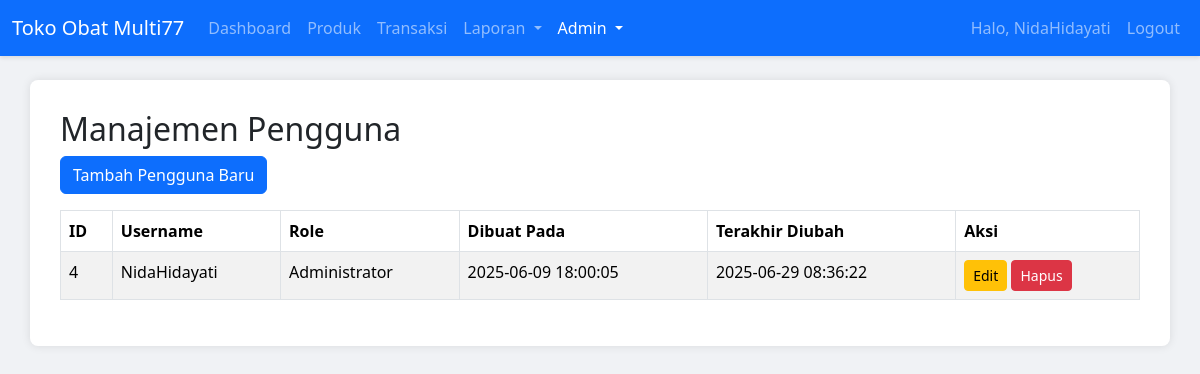
/users.php (signed in), run on the app's committed database.
### tables this page shows
CREATE TABLE `users` (
  `user_id` int(11) NOT NULL,
  `username` varchar(100) NOT NULL,
  `password` varchar(255) NOT NULL,
  `full_name` varchar(200) NOT NULL,
  `email` varchar(100) DEFAULT NULL,
  `phone_number` varchar(20) DEFAULT NULL,
  `address` text DEFAULT NULL,
  `role_id` int(11) NOT NULL,
  `is_active` tinyint(1) DEFAULT 1,
  `created_at` timestamp NOT NULL DEFAULT current_timestamp(),
  `updated_at` timestamp NOT NULL DEFAULT current_timestamp() ON UPDATE current_timestamp()
);

CREATE TABLE `roles` (
  `role_id` int(11) NOT NULL,
  `role_name` varchar(50) NOT NULL,
  `description` text DEFAULT NULL,
  `created_at` timestamp NOT NULL DEFAULT current_timestamp(),
  `updated_at` timestamp NOT NULL DEFAULT current_timestamp() ON UPDATE current_timestamp()
);

### users.php (the view, shortened to what this page needs)
<?php
require_once 'config/database.php';
$sql = "SELECT u.user_id, u.username, r.role_name, u.created_at, u.updated_at
        FROM users u
        JOIN roles r ON u.role_id = r.role_id
        ORDER BY u.username ASC";
$result = $conn->query($sql);
?>
<!DOCTYPE html>
<html lang="en">
<head>
    <link href="https://cdn.jsdelivr.net/npm/bootstrap@5.3.3/dist/css/bootstrap.min.css" rel="stylesheet">
</head>
<body>
    <nav class="navbar navbar-expand-lg navbar-dark bg-primary">
        <div class="container-fluid">
            <a class="navbar-brand" href="dashboard.php">Toko Obat Multi77</a>
            <div class="collapse navbar-collapse" id="navbarNav">
                <ul class="navbar-nav me-auto mb-2 mb-lg-0">
                    <li class="nav-item">
                        <a class="nav-link" href="dashboard.php">Dashboard</a>
                    </li>
                    <li class="nav-item">
                        <a class="nav-link" href="products.php">Produk</a>
                    </li>
                    <li class="nav-item">
                        <a class="nav-link" href="transactions.php">Transaksi</a>
                    </li>
                    <li class="nav-item dropdown">
    <a class="nav-link dropdown-toggle" href="#" id="reportsDropdown" role="button" data-bs-toggle="dropdown" aria-expanded="false">
        Laporan
    </a>
</li>
                    <?php if (isset($_SESSION['role_id']) && $_SESSION['role_id'] == 1): ?>
                    <li class="nav-item dropdown">
                        <a class="nav-link dropdown-toggle active" aria-current="page" href="#" id="navbarDropdown" role="button" data-bs-toggle="dropdown" aria-expanded="false">
                            Admin
                        </a>
                    </li>
                    <?php endif; ?>
                </ul>
                <ul class="navbar-nav">
                    <li class="nav-item">
                        <a class="nav-link" href="#">Halo, <?php echo htmlspecialchars($_SESSION['username']); ?></a>
                    </li>
                    <li class="nav-item">
                        <a class="nav-link" href="logout.php">Logout</a>
                    </li>
                </ul>
            </div>
        </div>
    </nav>
    <div class="container mt-4">
        <h2>Manajemen Pengguna</h2>
        <a href="add_user.php" class="btn btn-primary mb-3">Tambah Pengguna Baru</a>
        <?php if ($result && $result->num_rows > 0): ?>
        <div class="table-responsive">
            <table class="table table-striped table-bordered table-hover">
                <thead>
                    <tr>
                        <th>ID</th>
                        <th>Username</th>
                        <th>Role</th>
                        <th>Dibuat Pada</th>
                        <th>Terakhir Diubah</th>
                        <th>Aksi</th>
                    </tr>
                </thead>
                <tbody>
                    <?php while($row = $result->fetch_assoc()): ?>
                    <tr>
                        <td><?php echo $row['user_id']; ?></td>
                        <td><?php echo htmlspecialchars($row['username']); ?></td>
                        <td><?php echo htmlspecialchars($row['role_name']); ?></td>
                        <td><?php echo $row['created_at']; ?></td>
                        <td><?php echo $row['updated_at']; ?></td>
                        <td>
                            <a href="edit_user.php?id=<?php echo $row['user_id']; ?>" class="btn btn-warning btn-sm">Edit</a>
                            <a href="delete_user.php?id=<?php echo $row['user_id']; ?>" class="btn btn-danger btn-sm" onclick="return confirm('Anda yakin ingin menghapus pengguna ini?');">Hapus</a>
                        </td>
                    </tr>
                    <?php endwhile; ?>
                </tbody>
            </table>
        </div>
        <?php else: ?>
        <div class="alert alert-info">Belum ada data pengguna. Silakan tambahkan pengguna baru.</div>
        <?php endif; ?>
    </div>
</body>
</html>

### users.php (style rules this page uses)
body { background-color: #f0f2f5; }
.navbar { box-shadow: 0 2px 4px rgba(0,0,0,.1); }
.container { background-color: #fff; padding: 30px; border-radius: 8px; box-shadow: 0 0 10px rgba(0,0,0,0.1); }

### data on the page
users: user_id "4", username "NidaHidayati", role.role_name "Administrator", created_at "2025-06-09 18:00:05", updated_at "2025-06-29 08:36:22"

### other printed values
$_SESSION['username'] "NidaHidayati"
